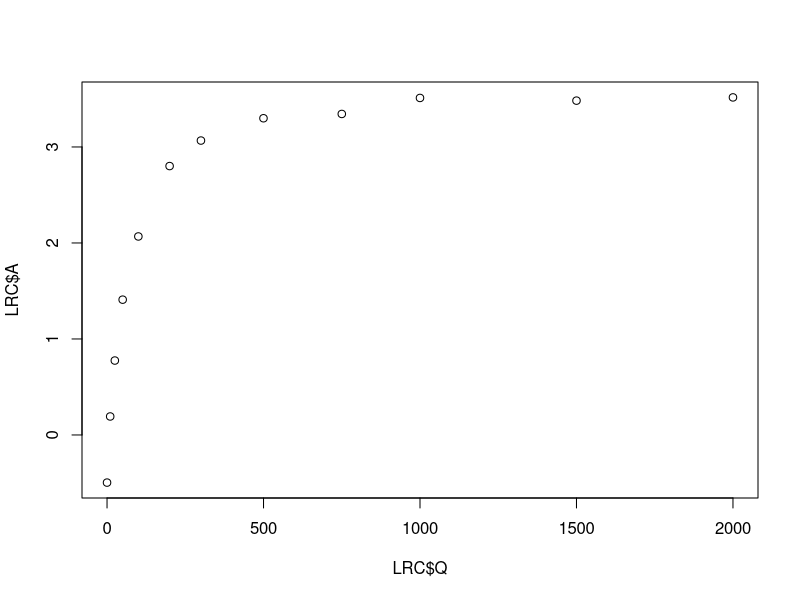

Source code (R): (Note: this script raises an error after producing the figure.)
## Fitting light response curves ##
# See Marino et al. 2010 :https://doi.org/10.1111/j.1365-2435.2009.01630.x
# and Schmiege et al. 2022:  https://doi.org/10.1111/pce.14448

# read Schmiege closely -- might be some additional parameters to calculate

library(tidyverse)
library(ggplot2)
library(minpack.lm)

# read in light response data 
LRC_dataset <- read.csv("HF2021_LRCdata.csv")





### Define Mitscherlich equation:
# Q = photosynthetically active photon flux density
# Amax = maximum net assimilation rate 
# LCP = light compensation point
# qLCP = apparent quantum yield

Mitscherlich_eqn <- function(Q, Amax, LCP, qLCP){
  
  Amax * (1 - exp((-qLCP * (Q - LCP))/Amax))
  
}


### Define Michaelis-Menten equation:
# Gmax = gross maximum photosynthetic rate
# Q = photosynthetically active photon flux density
# K = light intensity when Gmax is half max (half sat)
# Rd = leaf respiration rate

Michaelis_Menten_eqn <- function(Gmax, Q, K, Rd){
  
  ((Gmax * Q)/(K + Q)) - Rd
  
}

### Define Non-Rectangular Hyperbola equation:
# Q = photosynthetically active photon flux density
# Amax = maximum net assimilation rate
# Rd = leaf respiration rate
# qLCP = apparent quantum yield
# cF = curvature factor


Non_Rectangular_eqn <- function(qLCP, Q, Amax, cF, Rd){
  
  ((qLCP*Q + Amax - sqrt((qLCP*Q + Amax)**2 - 4*cF*qLCP*Q*Amax)) /
     (2*cF)) - Rd
}



#initial parameter guess for nls models
Mitsch_guess <-c(Amax = 9, LCP = 45, qLCP = 0.05)
Michael_guess <- c(Gmax = 12, K = 175, Rd = 2) 
NonRect_guess <- c(Amax = 3.38, qLCP = 0.0035, Rd = 0.5, cF = 0.50)




######################################################################
# iterate from here...manually...
# non-rectangular hyperbola is finicky and needs some manual input...
######################################################################



#Pull out individual LRC curve based on species and tree rep ID
unique_combinations <- LRC_dataset %>% distinct(Species, Tree_Rep)

i = 51
#51 failed -- come back to it...can't figure it out. 

Spp <-unique_combinations$Species[i]
Rep <- unique_combinations$Tree_Rep[i]

LRC <- LRC_dataset %>%
  filter(Species == Spp & Tree_Rep == Rep)

lrc_ID <- paste0(Spp, "_", Rep)

plot(LRC$A~LRC$Q)


# Fit the models using nls
#Mitscherlich:
fit_Mitsch <- nls(A ~ Mitscherlich_eqn(Q, Amax, LCP, qLCP), 
                  data = LRC, start = Mitsch_guess)


#Michaelis-Menten:
fit_Michael <- nls(A ~ Michaelis_Menten_eqn(Gmax, Q, K, Rd),
                   data = LRC, start = Michael_guess)

#Non-Rectangular Hyperbola:
# note -- run w/ algorithm = "default". If that fails, run w/ algorithm = "port"
# if that fails, tweak initial guess parameters
fit_NonRect <- nls(A ~ Non_Rectangular_eqn(qLCP, Q, Amax, cF, Rd),
                   data = LRC, start = NonRect_guess, 
                   upper = c(Amax = 50, qLCP = 0.15, Rd = 5, cF = 1),
                   lower = c(Amax = -Inf, qLCP = 0.001, Rd = -5, cF = -1.5)
                   ,algorithm = "port",
                   trace = TRUE,
                   warnOnly = TRUE
                   )





##############
# Define your model function
Non_Rectangular_eqn_2 <- function(qLCP, Q, Amax, cF, Rd) {
  
  ((qLCP * Q + Amax - sqrt((qLCP * Q + Amax)^2 - 4 * cF * qLCP * Q * Amax)) / (2 * cF)) - Rd
}

# Define initial parameter guesses for all parameters
NonRect_guess <- c(qLCP = 0.01, Amax = 10, cF = 0.5, Rd = 1)

# Fit the model using nlsLM from minpack.lm
fit_NonRect <- nlsLM(
  formula = A ~ Non_Rectangular_eqn_2(qLCP, Q, Amax, cF, Rd),
  data = LRC,
  start = NonRect_guess,
  lower = c(qLCP = 0.001, Amax = 0, cF = -1.5, Rd = -5),
  upper = c(qLCP = 0.15, Amax = 50, cF = 1, Rd = 5),
  control = nls.lm.control(maxiter = 1000)  # Adjust maxiter as needed
)

####





sum_Mitsch <- fit_Mitsch %>% summary() %>% coef() %>% t() %>%
  as.data.frame() %>% rename(
    Amax_Mitsch = Amax, 
    LCP_Mitsch = LCP, 
    qLCP_Mitsch = qLCP)

sum_Michael <- fit_Michael %>% summary() %>% coef() %>% t() %>% 
  as.data.frame() %>% rename(
    Gmax_Michael = Gmax, K_Michael = K, Rd_Michael = Rd)

sum_NonRect <- fit_NonRect %>% summary() %>% coef() %>% t() %>% 
  as.data.frame %>% rename(
    Amax_NonRect = Amax, qLCP_NonRect = qLCP, RD_NonRect = Rd, cF_NonRect = cF)
    

merged_summary <- bind_cols(sum_Michael, sum_Mitsch, sum_NonRect) %>%
  filter(rownames(.) == 'Estimate') %>% 
  mutate(LRC_ID = lrc_ID) %>% 
  select(LRC_ID, everything())


#results <- merged_summary #just first time
results <- bind_rows(results, merged_summary)



saveRDS(fit_Mitsch,
        paste0("saved_nls_models/", lrc_ID, "_Mitscherlich.rds"))
saveRDS(fit_Michael,
        paste0("saved_nls_models/", lrc_ID, "_MichaelisMenton.rds"))
saveRDS(fit_NonRect,
        paste0("saved_nls_models/", lrc_ID, "_NonRectHyperbola.rds"))



## fit the model and plot the results

#create a sequence of Q values for plotting
Q_seq <- seq(min(LRC$Q), max(LRC$Q), length.out = 100)

# predict A values using fitted model
predicted_Mitsch <- predict(fit_Mitsch, newdata = data.frame(Q = Q_seq))
predicted_Michael <- predict(fit_Michael, newdata = data.frame(Q = Q_seq))
predicted_NonRect <- predict(fit_NonRect, newdata = data.frame(Q = Q_seq))

# Combine predicted data for plotting
plot_data <- data.frame(Q = Q_seq, 
                        Mitscherlich = predicted_Mitsch,
                        Michaelis_Menten = predicted_Michael,
                        Non_Rectangular = predicted_NonRect)




ggplot(plot_data, aes(x = Q, y = A)) +
  geom_point(data = LRC, aes(color = "Collected Data"),  size = 3) +  
  geom_line(aes(y = Mitscherlich, color = "Mitscherlich"), linetype = "dashed") +  
  geom_line(aes(y = Michaelis_Menten, color = "Michaelis_Menten"), linetype = "dashed") +  
  geom_line(aes(y = Non_Rectangular, color = "Non_Rectangular"), linetype = "dotted") +
  labs(x = "Light Intensity (Q)", y = "Photosynthesis Rate (A)") +
  ggtitle(paste("Light Response Curve -", lrc_ID)) +
  scale_color_manual(
    values = c("Collected Data" = "black", 
               Mitscherlich = "red",
               Michaelis_Menten = "blue",
               Non_Rectangular = "darkgreen")
  ) +
  theme_minimal() +
  theme(
    legend.position = "bottom",
    legend.title = element_blank(),
    legend.spacing.x = unit(0.5, "lines")
  ) +
  guides(
    color = guide_legend(
      title = "Fits",
      title.position = "top",
      title.hjust = 0.5
    )
  )


rm(fit_Michael, fit_Mitsch, fit_NonRect, LRC, merged_summary, sum_Michael,
   sum_Mitsch, sum_NonRect, predicted_Michael, predicted_Mitsch,
   predicted_NonRect, plot_data); gc()

#write.csv(results, "saved_nls_models/model_parameter_summary2.csv")
